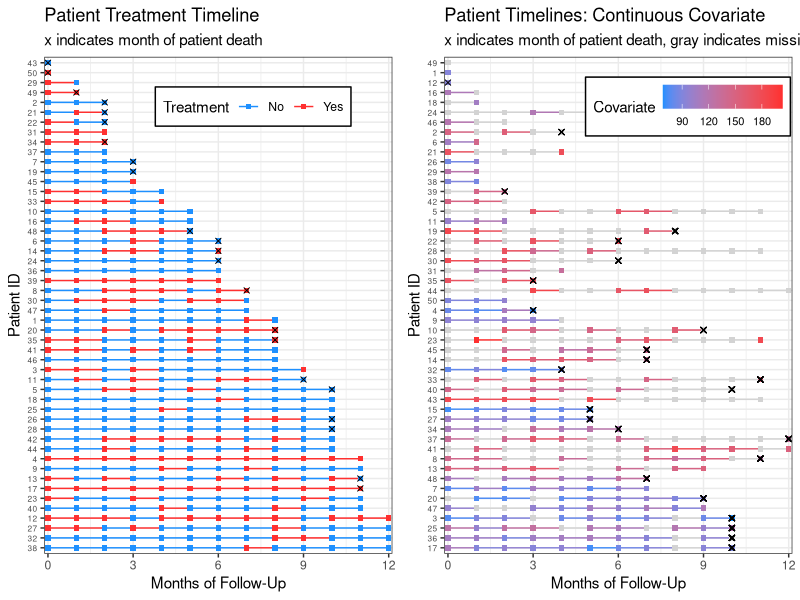
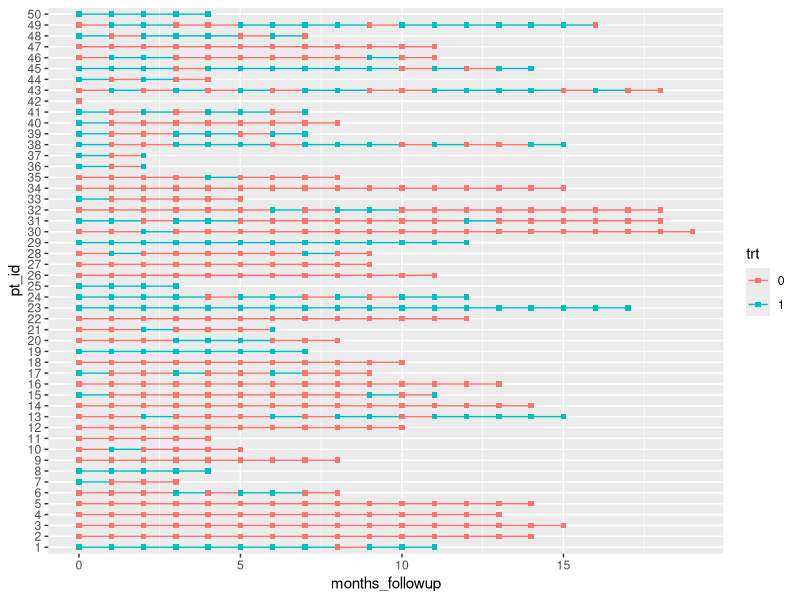
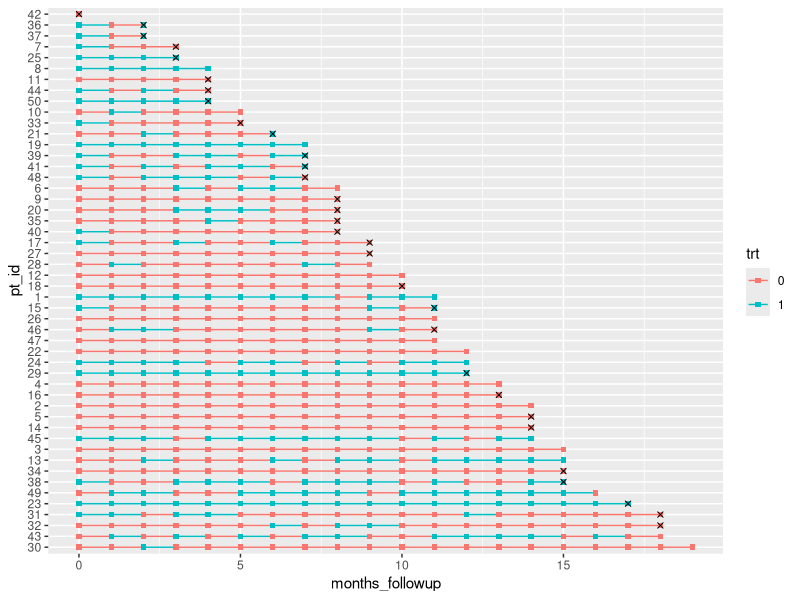
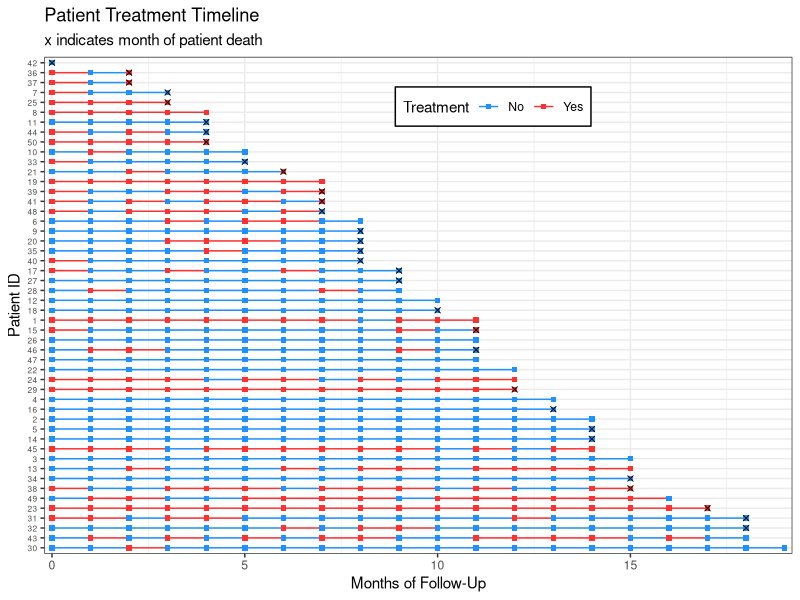
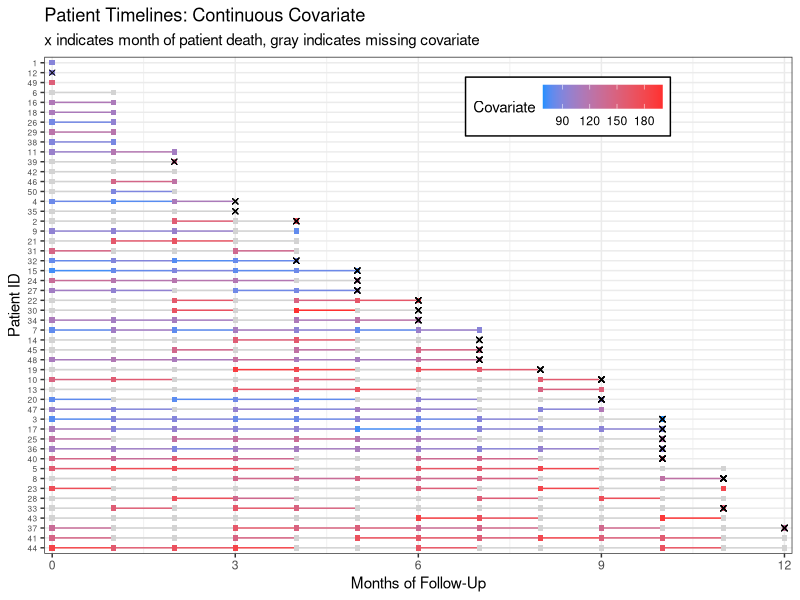
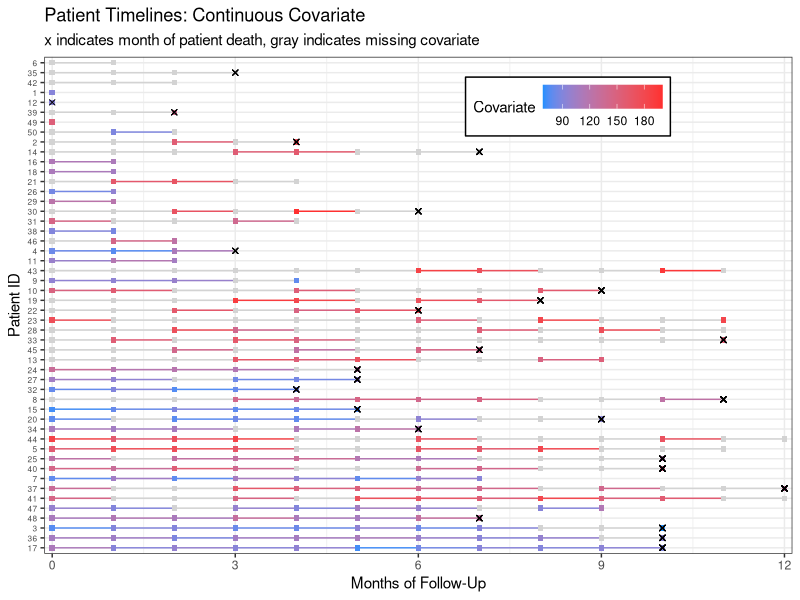

R code for these plots, in order:
## ---- chunk 1
knitr::opts_chunk$set(echo = TRUE, results="asis")
## ---- chunk 2
library(tidyverse, warn.conflicts = F)
set.seed(317)
n <- 50
dat <- 
  tibble(.rows = n) %>%  # empty data frame / tibble with n rows
  mutate(pt_id = factor(row_number()),  # patient ids are 1-n
         pt_trt_prob = runif(n,0,1), # randomly generate a treatment probability for each patient so we can see patterns
         months_followup = round(runif(n, 0, 12)), # randomly generate length of time in the study
         death = rbinom(n, 1, .5)) %>% # death randomly occurs at any time point. Obviously an unrealistic assumption. :)
  group_by(pt_id) %>%   # group by patient so we can do more data manipulation
  complete(months_followup = full_seq(0:max(months_followup), 1)) %>% # add in all the months patients are in the study
  fill(pt_trt_prob, .direction = "up") %>% # fill in the treatment probability I made earlier so I can use this to add treatment for every time point
  ungroup() %>% # no longer need patients grouped
  mutate(trt = factor(rbinom(row_number(), 1, pt_trt_prob^2)),  # fill in treatment for everyone based on their treatment probability
         death = replace_na(death, 0)) %>%  # also fill in death
  select(pt_id, months_followup, trt, death) # remove leftover columns from data generation

dat_cc <- 
  tibble(.rows = n) %>%
  mutate(pt_id = row_number(),
         months_followup = round(runif(n, 0, 12)),
         pt_cov_mean = runif(n, 80, 180),
         death = rbinom(n, 1, 0.5)) %>%
  group_by(pt_id) %>%
  complete(months_followup = full_seq(0:max(months_followup), 1)) %>%
  fill(pt_cov_mean, death, .direction = "up") %>%
  mutate(last_month_followup = max(months_followup),
         death_date = case_when(death == 1 ~ last_month_followup, TRUE ~ NA_real_)) %>%
  ungroup() %>%
  mutate(cov = rnorm(row_number(), pt_cov_mean, 10)) 

dat_cc_samp <- dat_cc %>%
  mutate(idx = row_number()) %>%
  sample_frac(.4, weight = pt_cov_mean^3)  %>% # sample 40% of data, with weights for the sample determined by the patient's mean covariate. This would mean patients with a higher covariate are more likely to have missing data. Perhaps they are sicker patients!
  pull(idx)

dat_cc_miss  <- dat_cc %>%
  mutate(cov = case_when(row_number() %in% dat_cc_samp ~ NA_real_,
                         TRUE ~ cov)) %>%
  select(pt_id, months_followup, cov, death)

p <- dat %>%
  group_by(pt_id) %>%
  mutate(last_month_followup = max(months_followup), 
         month_death = case_when(death == 1 ~ last_month_followup, TRUE ~ NA_real_)) %>%
  ungroup() %>%
  mutate(pt_id = fct_rev(fct_reorder(pt_id, last_month_followup)),
         # make the treatment variable labels nicer
         trt = factor(trt, levels=0:1, labels=c("No","Yes"))) %>%
  ggplot(aes(x = months_followup, y = pt_id, group = pt_id, col = trt)) +
  geom_line()  + 
  geom_point(shape = 15) + 
  geom_point(aes(x = month_death, y = pt_id), col = "black", shape = 4) +
  theme_bw() +
  labs(x = "Months of Follow-Up", y = "Patient ID", col = "Treatment",
       title = "Patient Treatment Timeline",
       subtitle = "x indicates month of patient death") +
  theme(axis.text.y = element_text(size=6),
        legend.position = c(.6, .9), legend.direction = "horizontal",
        legend.background = element_rect(linetype="solid", colour ="black")) +
  # remove extra space around timeline
  scale_x_continuous(expand=c(0.01,0.01)) +
  # set the color of the lines and points
  scale_color_manual(values=c("dodgerblue","firebrick1"))
p2 <- dat_cc_miss %>%
  group_by(pt_id) %>%
  mutate(last_month_followup = max(months_followup),
         # a column containing how many measures we have for each patient
         n_measures = sum(!is.na(cov))) %>%
  ungroup() %>%
  mutate(
    # reorder IDs by number of measures we have for each patient
    pt_id = fct_rev(fct_reorder(factor(pt_id), n_measures)),
  month_death = case_when(death == 1 ~ last_month_followup, TRUE ~ NA_real_)) %>%
  ggplot(aes(x = months_followup, y = pt_id,
             group = pt_id, col = cov)) +
  geom_line()  + 
  geom_point(shape = 15) + 
  geom_point(aes(x = month_death, y = pt_id), shape=4, col="black") +
  theme_bw() +
  labs(x = "Months of Follow-Up", y = "Patient ID", col = "Covariate",
       title = "Patient Timelines: Continuous Covariate",
       subtitle = "x indicates month of patient death, gray indicates missing covariate") +
  theme(axis.text.y = element_text(size=6),
        legend.position = c(.7, .9),
        legend.direction = "horizontal",
        legend.background = element_rect(linetype="solid", colour ="black"),
        legend.text=element_text(size=8)) +
  scale_x_continuous(expand=c(0.01,0.01)) +
  scale_color_gradient(low="dodgerblue",high="firebrick1",na.value = "lightgray",
                       breaks=c(90, 120, 150, 180)) 

gridExtra::grid.arrange(p, p2, nrow=1)

## ---- chunk 3
library(tidyverse)
## ---- chunk 4
set.seed(7)
n <- 50 # The data sets I make these visualizations for are typically 100-500 patients in size, but for space purposes I'll set my n to only 50.
dat <- 
  tibble(.rows = n) %>%  # empty data frame / tibble with n rows
  mutate(pt_id = factor(row_number()),  # patient ids are 1-n
         pt_trt_prob = runif(n,0,1), # randomly generate a treatment probability for each patient so we can see patterns
         months_followup = round(runif(n, 0, 20)), # randomly generate length of time in the study
         death = rbinom(n, 1, .5)) %>% # death randomly occurs at any time point. Obviously an unrealistic assumption. :)
  group_by(pt_id) %>%   # group by patient so we can do more data manipulation
  complete(months_followup = full_seq(0:max(months_followup), 1)) %>% # add in all the months patients are in the study
  fill(pt_trt_prob, .direction = "up") %>% # fill in the treatment probability I made earlier so I can use this to add treatment for every time point
  ungroup() %>% # no longer need patients grouped
  mutate(trt = factor(rbinom(row_number(), 1, pt_trt_prob^2)),  # fill in treatment for everyone based on their treatment probability
         death = replace_na(death, 0)) %>%  # also fill in death
  select(pt_id, months_followup, trt, death) # remove leftover columns from data generation
## ---- chunk 5
dat %>% filter(pt_id == 5) %>% knitr::kable()
## ---- chunk 6
dat %>%
  ggplot(aes(x = months_followup, y = pt_id, group = pt_id, col = trt)) +
  geom_line()  + 
  geom_point(shape = 15)
## ---- chunk 7
dat %>%
  group_by(pt_id) %>%
  # make a new column with all patients last follow up visit
  mutate(last_month_followup = max(months_followup), 
         # new variable for month that patients died, if they died
         month_death = case_when(death == 1 ~ last_month_followup, TRUE ~ NA_real_)) %>%
         # reorder pt id by last month of follow up (highest to lowest)
         # without fct_rev, chart is arranged in opposite direction (lowest to highest)
  ungroup() %>%
  mutate(pt_id = fct_rev(fct_reorder(pt_id, last_month_followup))) %>%
  ggplot(aes(x = months_followup, y = pt_id, group = pt_id, col = trt)) +
  geom_line()  + 
  geom_point(shape = 15) + 
  # add in a new mapping layer of points that correspond to death
  geom_point(aes(x = month_death, y = pt_id), col = "black", shape = 4) 
## ---- chunk 8
dat %>%
  group_by(pt_id) %>%
  mutate(last_month_followup = max(months_followup), 
         month_death = case_when(death == 1 ~ last_month_followup, TRUE ~ NA_real_)) %>%
  ungroup() %>%
  mutate(pt_id = fct_rev(fct_reorder(pt_id, last_month_followup)),
         # make the treatment variable labels nicer
         trt = factor(trt, levels=0:1, labels=c("No","Yes"))) %>%
  ggplot(aes(x = months_followup, y = pt_id, group = pt_id, col = trt)) +
  geom_line()  + 
  geom_point(shape = 15) + 
  geom_point(aes(x = month_death, y = pt_id), col = "black", shape = 4) +
  theme_bw() +
  labs(x = "Months of Follow-Up", y = "Patient ID", col = "Treatment",
       title = "Patient Treatment Timeline",
       subtitle = "x indicates month of patient death") +
  # edit legend box and make patient ids small
  theme(axis.text.y = element_text(size=6),
        legend.position = c(.6, .9), legend.direction = "horizontal",
        legend.background = element_rect(linetype="solid", colour ="black")) +
  # remove extra space around timeline
  scale_x_continuous(expand=c(0.01,0.01)) +
  # set the color of the lines and points
  scale_color_manual(values=c("dodgerblue","firebrick1"))
## ---- chunk 9
dat_cc_samp <- dat_cc %>%
  mutate(idx = row_number()) %>%
  sample_frac(.4, weight = pt_cov_mean^3)  %>% # sample 40% of data, with weights for the sample determined by the patient's mean covariate. This would mean patients with a higher mean covariate measure are more likely to have missing data.
  pull(idx)

dat_cc_miss  <- dat_cc %>%
  mutate(cov = case_when(row_number() %in% dat_cc_samp ~ NA_real_,
                         TRUE ~ cov)) %>%
  select(pt_id, months_followup, cov, death)
## ---- chunk 10
knitr::kable(head(dat_cc_miss))
## ---- chunk 11
dat_cc_miss %>%
  group_by(pt_id) %>%
  mutate(last_month_followup = max(months_followup), 
         month_death = case_when(death == 1 ~ last_month_followup, TRUE ~ NA_real_)) %>%
  ungroup() %>%
  mutate(pt_id = fct_rev(fct_reorder(factor(pt_id), last_month_followup))) %>%
  ggplot(aes(x = months_followup, y = pt_id,
             group = pt_id, col = cov)) +
  geom_line()  + 
  geom_point(shape = 15) + 
  geom_point(aes(x = month_death, y = pt_id), shape=4, col="black") +
  theme_bw() +
  labs(x = "Months of Follow-Up", y = "Patient ID", col = "Covariate",
       title = "Patient Timelines: Continuous Covariate",
       subtitle = "x indicates month of patient death, gray indicates missing covariate") +
  theme(axis.text.y = element_text(size=6),
        legend.position = c(.7, .9),
        legend.direction = "horizontal",
        legend.background = element_rect(linetype="solid", colour ="black")) +
  scale_x_continuous(expand=c(0.01,0.01)) +
  scale_color_gradient(low="dodgerblue", high="firebrick1", na.value = "lightgray",
                       breaks=c(90, 120, 150, 180)) 
## ---- chunk 12
dat_cc_miss %>%
  group_by(pt_id) %>%
  mutate(last_month_followup = max(months_followup),
         # a column containing how many measures we have for each patient
         n_measures = sum(!is.na(cov))) %>%
  ungroup() %>%
  mutate(
    # reorder IDs by number of measures we have for each patient
    pt_id = fct_rev(fct_reorder(factor(pt_id), n_measures)),
  month_death = case_when(death == 1 ~ last_month_followup, TRUE ~ NA_real_)) %>%
  ggplot(aes(x = months_followup, y = pt_id,
             group = pt_id, col = cov)) +
  geom_line()  + 
  geom_point(shape = 15) + 
  geom_point(aes(x = month_death, y = pt_id), shape=4, col="black") +
  theme_bw() +
  labs(x = "Months of Follow-Up", y = "Patient ID", col = "Covariate",
       title = "Patient Timelines: Continuous Covariate",
       subtitle = "x indicates month of patient death, gray indicates missing covariate") +
  theme(axis.text.y = element_text(size=6),
        legend.position = c(.7, .9),
        legend.direction = "horizontal",
        legend.background = element_rect(linetype="solid", colour ="black")) +
  scale_x_continuous(expand=c(0.01,0.01)) +
  scale_color_gradient(low="dodgerblue",high="firebrick1",na.value = "lightgray",
                       breaks=c(90, 120, 150, 180)) 
